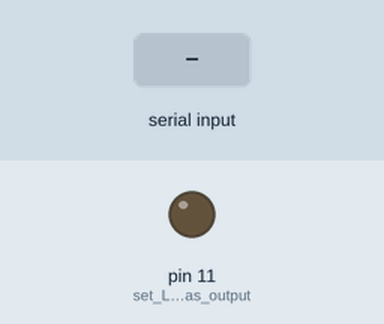
Simulated run of this sketch. Board: Arduino Uno, built with avr-gcc and run on an emulated ATmega328P. Shown: output pins drawn as LEDs (lit = HIGH). The test bench sets the inputs (shaded band).

Above: at 1.2 s.
1.3 s: byte 30 received over Serial
At 1.7 s:
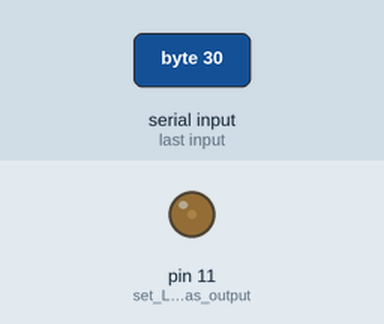
2.8 s: byte 90 received over Serial
At 4.0 s:
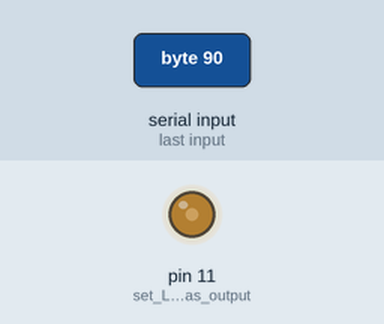
Timing chart, 0 to 5.8 s (numbered marks = the images above; inputs shaded):
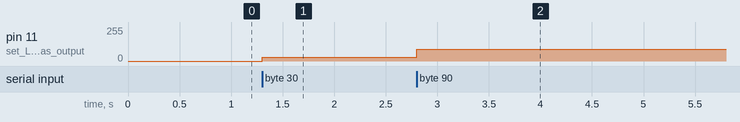

The sketch:

Receiver.ino
```cpp
// Control LED Brightness using UART Communication
// created by gowtham6122/
// If you have any doubts then contact me in instagram id: h_e_a_r_t__t_h_i_e_f_e_r
// This code is using for Receiver

int brightness = 0;

void setup() {
  Serial.begin(9600); // start serial communication at 9600bps
  pinMode(11, OUTPUT); // set LED pin as output
}

void loop() {
  if (Serial.available() > 0) { // if data is available to read
    brightness = Serial.read(); // read the brightness value

    analogWrite(11, brightness); // set LED brightness
  }
}
```

Measured:
- after the input at 1.3 s, pin 11 (set_LED_pin_as_output): 0/255 → 30/255 at once
- after the input at 2.8 s, pin 11 (set_LED_pin_as_output): 30/255 → 90/255 at once
